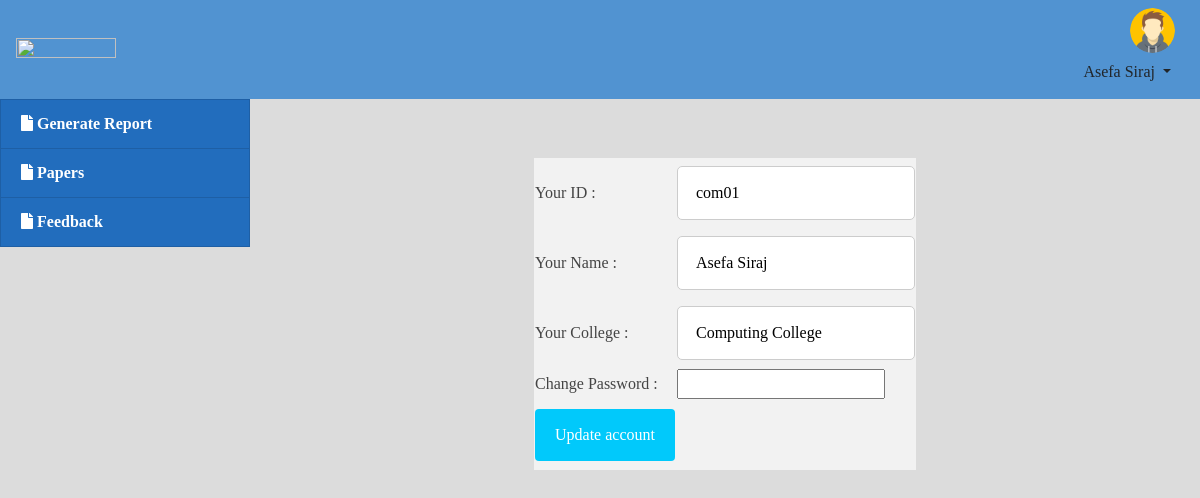
The app's page /comitte/index.php?page=profile (signed in) with its own data.
### tables this page shows
CREATE TABLE `committee` (
  `committee_ID` varchar(5) NOT NULL,
  `committee_rep` varchar(30) NOT NULL,
  `committee_list` varchar(250) NOT NULL,
  `college` varchar(25) NOT NULL,
  `password` varchar(200) DEFAULT NULL,
  `isactivated` bit(1) NOT NULL DEFAULT b'0',
  `isnew` bit(1) NOT NULL DEFAULT b'1'
);

### comitte/profile.php (the view, shortened to what this page needs)
</head>
<body>
<table bgcolor="#f2f2f2" style="padding:50px" align="center">
<form onSubmit="return validateform()"  action="" method="post">
<tr>
    <?php
    $login_committee_ID=$_SESSION['login_committee_ID'];
    include 'db_connect.php';
    $sql = "SELECT * FROM committee where committee_ID='$login_committee_ID'";
    $result = $conn->query($sql);
    if ($result->num_rows > 0) {
        $row = $result->fetch_assoc();
        $committee_ID=$row['committee_ID'];
        $committee_rep=$row['committee_rep'];
        $college=$row['college'];
          }
      else {
        echo "cannot find profile";
      }
    ?>
<td> Your ID : </td><td><input type="text" required  name="committee_ID" value="<?php echo $committee_ID?>"></td>
</tr>
<tr>
<td> Your Name : </td><td><input type="text" required  name="committee_rep" value="<?php echo $committee_rep?>"></td>
</tr>
<tr>
<td> Your College : </td><td><input type="text" required  name="college" value="<?php echo $college?>"></td>
</tr>
<tr>
<td> Change Password : </td><td><input type="password" name="password" value=""></td>
</tr>
<tr>
<td><input type="submit" name="submit" value="Update account"></td></tr>
</form>
</table>

### assets/css/style.css (style rules this page uses)
body { font-family: "Open Sans", sans-serif; color: #444444; width: 100%; height: calc(100%); }

### comitte/index.php (style rules this page uses)
body { background: #80808045; }

### comitte/profile.php (style rules this page uses)
body { margin:0px; font-family:Baskerville, 'Palatino Linotype', Palatino, 'Century Schoolbook L', 'Times New Roman', serif; }
input[type=text], select { width: 100%; border-radius: 5px; margin: 7px 0; border: 1px solid #ccc; padding: 14px 18px; display: inline-block; box-sizing: border-box; }
input[type=submit] { width: 100%; border: none; color: white; padding: 14px 20px; background-color: #01c9fb; margin: 8px 0; cursor: pointer; border-radius: 4px; }

### records on screen
committee: committee_ID "com01", committee_rep "Asefa Siraj", college "Computing College"

### other values on screen
$_SESSION['login_committee_rep'] "Asefa Siraj"
